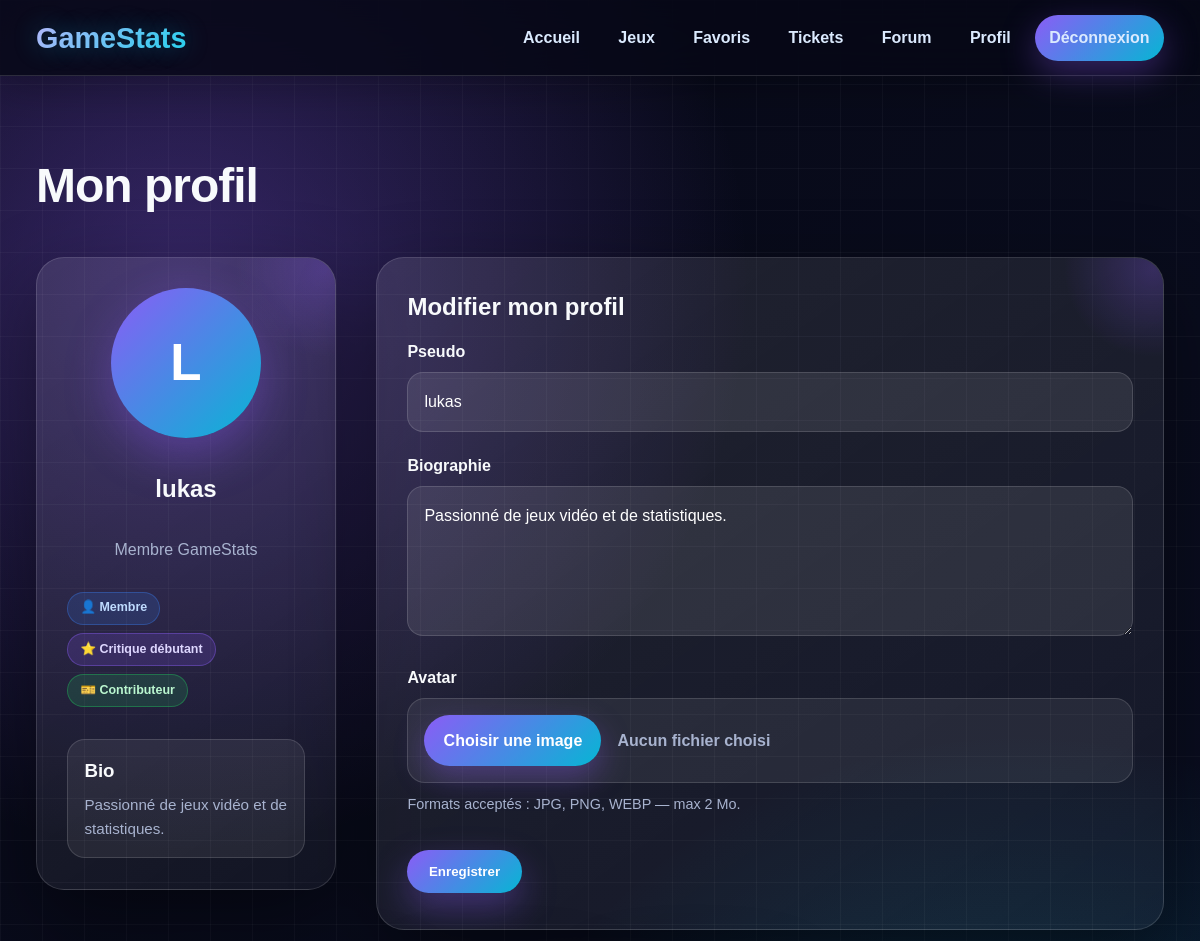
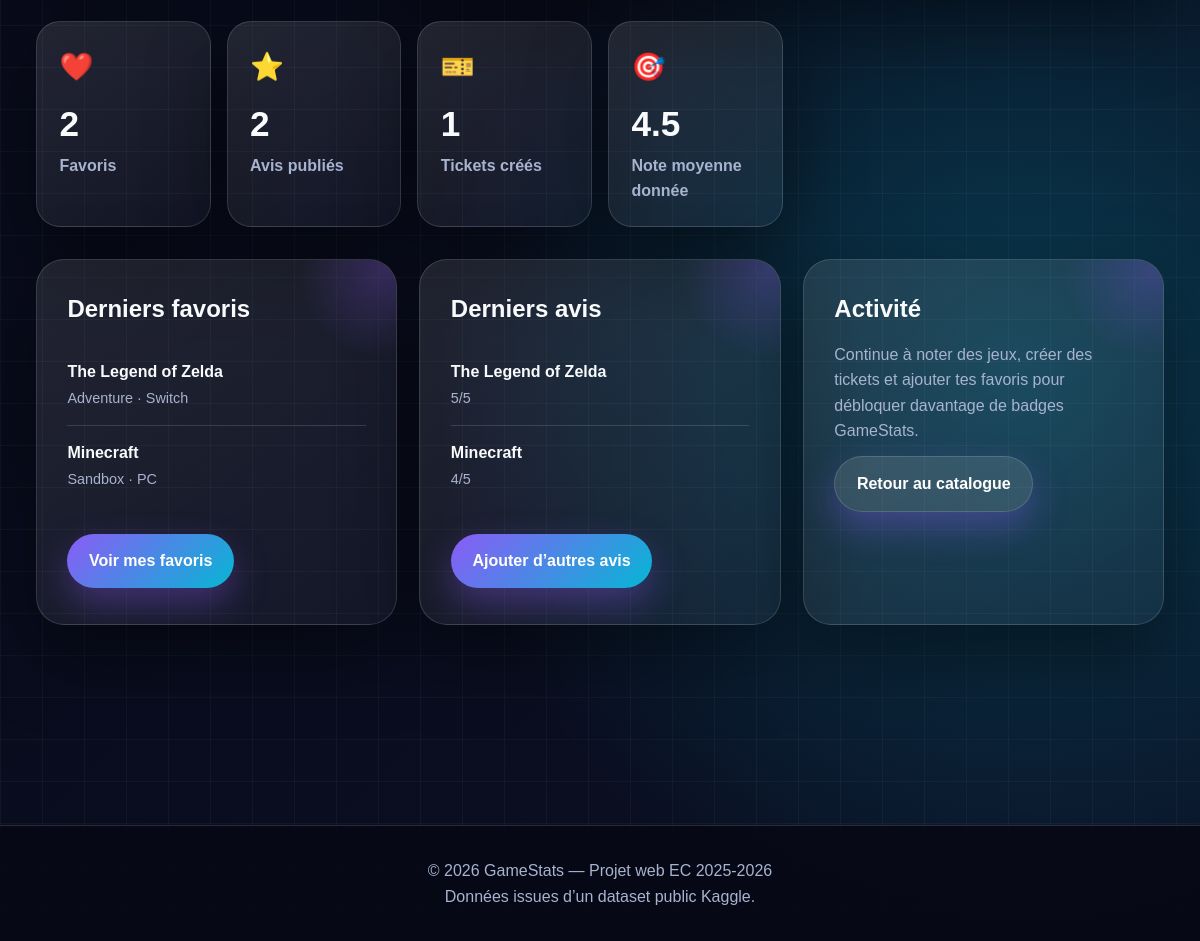
The app's page /profile.php (signed in) with its own data (2 pictures, top to bottom).
### tables this page shows
CREATE TABLE users (
    id INT AUTO_INCREMENT PRIMARY KEY,
    username VARCHAR(50) NOT NULL UNIQUE,
    email VARCHAR(100) NOT NULL UNIQUE,
    password VARCHAR(255) NOT NULL,
    avatar VARCHAR(255),
    bio TEXT,
    role ENUM('user', 'admin') DEFAULT 'user',
    is_banned TINYINT(1) DEFAULT 0,
    created_at DATETIME DEFAULT CURRENT_TIMESTAMP
);

CREATE TABLE games (
    id INT AUTO_INCREMENT PRIMARY KEY,
    title VARCHAR(150) NOT NULL,
    platform VARCHAR(50),
    genre VARCHAR(50),
    release_year INT,
    publisher VARCHAR(100),
    global_sales DECIMAL(8,2),
    critic_score DECIMAL(4,1),
    user_score DECIMAL(4,1),
    image_url VARCHAR(255)
);

CREATE TABLE reviews (
    id INT AUTO_INCREMENT PRIMARY KEY,
    user_id INT NOT NULL,
    game_id INT NOT NULL,
    rating INT NOT NULL,
    comment TEXT,
    created_at DATETIME DEFAULT CURRENT_TIMESTAMP,
    UNIQUE KEY unique_user_game_review (user_id, game_id),
    FOREIGN KEY (user_id) REFERENCES users(id) ON DELETE CASCADE,
    FOREIGN KEY (game_id) REFERENCES games(id) ON DELETE CASCADE
);

### www/includes/badges.php (called while the page is built, shortened)
<?php
function getUserBadges(array $user): array
{
    $badges = [];
    $reviewCount = (int)($user['review_count'] ?? 0);
    $favoriteCount = (int)($user['favorite_count'] ?? 0);
    $ticketCount = (int)($user['ticket_count'] ?? 0);
    $createdAt = $user['created_at'] ?? null;
    if ($createdAt) {
        $createdDate = new DateTime($createdAt);
        $now = new DateTime();
        $accountAgeDays = $createdDate->diff($now)->days;
    }
    $badges[] = [
        'label' => 'Membre',
        'icon' => '👤',
        'class' => 'badge-user'
    ];
    if ($reviewCount >= 1) {
        $badges[] = [
            'label' => 'Critique débutant',
            'icon' => '⭐',
            'class' => 'badge-reviewer'
        ];
    }
    if ($ticketCount >= 1) {
        $badges[] = [
            'label' => 'Contributeur',
            'icon' => '🎫',
            'class' => 'badge-contributor'
        ];
    }
    return $badges;
}

### www/profile.php (the view, shortened to what this page needs)
<?php
require_once 'includes/db.php';
require_once 'includes/badges.php';
$userId = $_SESSION['user']['id'];
$stmt = $pdo->prepare('SELECT * FROM users WHERE id = ?');
$stmt->execute([$userId]);
$user = $stmt->fetch();
$stmt = $pdo->prepare('SELECT COUNT(*) FROM favorites WHERE user_id = ?');
$stmt->execute([$userId]);
$favoriteCount = (int)$stmt->fetchColumn();
$stmt = $pdo->prepare('SELECT COUNT(*) FROM reviews WHERE user_id = ?');
$stmt->execute([$userId]);
$reviewCount = (int)$stmt->fetchColumn();
$stmt = $pdo->prepare('SELECT COUNT(*) FROM tickets WHERE user_id = ?');
$stmt->execute([$userId]);
$ticketCount = (int)$stmt->fetchColumn();
$stmt = $pdo->prepare('SELECT AVG(rating) FROM reviews WHERE user_id = ?');
$stmt->execute([$userId]);
$averageGivenRating = $stmt->fetchColumn();
$averageGivenRating = $averageGivenRating ? round($averageGivenRating, 1) : null;
$userForBadges = $user;
$userForBadges['review_count'] = $reviewCount;
$userForBadges['favorite_count'] = $favoriteCount;
$userForBadges['ticket_count'] = $ticketCount;
$userBadges = getUserBadges($userForBadges);
$stmt = $pdo->prepare(
    'SELECT games.*
     FROM favorites
     INNER JOIN games ON favorites.game_id = games.id
     WHERE favorites.user_id = ?
     ORDER BY favorites.created_at DESC
     LIMIT 3'
);
$stmt->execute([$userId]);
$latestFavorites = $stmt->fetchAll();
$stmt = $pdo->prepare(
    'SELECT reviews.*, games.title, games.id AS game_id
     FROM reviews
     INNER JOIN games ON reviews.game_id = games.id
     WHERE reviews.user_id = ?
     ORDER BY reviews.created_at DESC
     LIMIT 3'
);
$stmt->execute([$userId]);
$latestReviews = $stmt->fetchAll();
include 'includes/header.php';
?>
<section class="section">
    <div class="container">
        <h1 class="section-title">Mon profil</h1>
        <div class="profile-grid">
            <aside class="info-box avatar-box">
                <?php if (!empty($user['avatar'])): ?>
                    <img
                        src="assets/uploads/<?= htmlspecialchars($user['avatar']) ?>"
                        alt="Avatar"
                        class="profile-avatar"
                    >
                <?php else: ?>
                    <div class="avatar-placeholder">
                        <?= htmlspecialchars(strtoupper(substr($user['username'], 0, 1))) ?>
                    </div>
                <?php endif; ?>
                <h2><?= htmlspecialchars($user['username']) ?></h2>
                <p>Membre GameStats</p>
                <div class="user-badges">
                    <?php foreach ($userBadges as $badge): ?>
                        <span class="user-badge <?= htmlspecialchars($badge['class']) ?>">
                            <?= htmlspecialchars($badge['icon']) ?>
                            <?= htmlspecialchars($badge['label']) ?>
                        </span>
                    <?php endforeach; ?>
                </div>
                <div class="profile-bio-preview">
                    <h3>Bio</h3>
                    <p>
                        <?= !empty($user['bio'])
                            ? nl2br(htmlspecialchars($user['bio']))
                            : 'Aucune biographie renseignée.' ?>
                    </p>
                </div>
            </aside>
            <div class="info-box">
                <h2>Modifier mon profil</h2>
                <form action="profile.php" method="POST" enctype="multipart/form-data">
                    <div class="form-group">
                        <label for="username">Pseudo</label>
                        <input
                            type="text"
                            id="username"
                            name="username"
                            value="<?= htmlspecialchars($user['username']) ?>"
                            required
                        >
                    </div>
                    <div class="form-group">
                        <label for="bio">Biographie</label>
                        <textarea
                            id="bio"
                            name="bio"
                            placeholder="Présente-toi en quelques mots..."
                        ><?= htmlspecialchars($user['bio'] ?? '') ?></textarea>
                    </div>
                    <div class="form-group">
                        <label for="avatar">Avatar</label>
                        <div class="custom-file-upload">
                            <label for="avatar" class="file-button">Choisir une image</label>
                            <span id="fileName" class="file-name">Aucun fichier choisi</span>
                        </div>
                        <p class="form-help">Formats acceptés : JPG, PNG, WEBP — max 2 Mo.</p>
                    </div>
                    <button class="btn" type="submit">Enregistrer</button>
                </form>
            </div>
        </div>
        <div class="dashboard-stats" style="margin-top: 2rem;">
            <article class="stat-card">
                <span>❤️</span>
                <h3><?= htmlspecialchars($favoriteCount) ?></h3>
                <p>Favoris</p>
            </article>
            <article class="stat-card">
                <span>⭐</span>
                <h3><?= htmlspecialchars($reviewCount) ?></h3>
                <p>Avis publiés</p>
            </article>
            <article class="stat-card">
                <span>🎫</span>
                <h3><?= htmlspecialchars($ticketCount) ?></h3>
                <p>Tickets créés</p>
            </article>
            <article class="stat-card">
                <span>🎯</span>
                <h3><?= $averageGivenRating !== null ? htmlspecialchars($averageGivenRating) : '—' ?></h3>
                <p>Note moyenne donnée</p>
            </article>
        </div>
        <div class="dashboard-grid">
            <article class="info-box">
                <h2>Derniers favoris</h2>
                <?php if (empty($latestFavorites)): ?>
                    <p>Aucun favori pour le moment.</p>
                    <a href="games.php" class="btn">Explorer les jeux</a>
                <?php else: ?>
                    <ul class="dashboard-list">
                        <?php foreach ($latestFavorites as $favorite): ?>
                            <li>
                                <strong><?= htmlspecialchars($favorite['title']) ?></strong>
                                <span>
                                    <?= !empty($favorite['genre']) ? htmlspecialchars($favorite['genre']) : 'Genre inconnu' ?>
                                    ·
                                    <?= !empty($favorite['platform']) ? htmlspecialchars($favorite['platform']) : 'Plateforme inconnue' ?>
                                </span>
                            </li>
                        <?php endforeach; ?>
                    </ul>
                    <a href="favorites.php" class="btn">Voir mes favoris</a>
                <?php endif; ?>
            </article>
            <article class="info-box">
                <h2>Derniers avis</h2>
                <?php if (empty($latestReviews)): ?>
                    <p>Tu n’as pas encore publié d’avis.</p>
                    <a href="games.php" class="btn">Découvrir les jeux</a>
                <?php else: ?>
                    <ul class="dashboard-list">
                        <?php foreach ($latestReviews as $review): ?>
                            <li>
                                <strong><?= htmlspecialchars($review['title']) ?></strong>
                                <span><?= htmlspecialchars($review['rating']) ?>/5</span>
                            </li>
                        <?php endforeach; ?>
                    </ul>
                    <a href="games.php" class="btn">Ajouter d’autres avis</a>
                <?php endif; ?>
            </article>
            <article class="info-box">
                <h2>Activité</h2>
                <p>
                    Continue à noter des jeux, créer des tickets et ajouter tes favoris
                    pour débloquer davantage de badges GameStats.
                </p>
                <a href="games.php" class="btn btn-secondary">Retour au catalogue</a>
            </article>
        </div>
    </div>
</section>
<?php include 'includes/footer.php'; ?>

### records on screen
users: username "L", username "lukas", bio "Passionné de jeux vidéo et de statistiques.", id "2"
games: title "The Legend of Zelda", genre "Adventure", platform "Switch"
games: title "Minecraft", genre "Sandbox", platform "PC"
reviews: game.title "The Legend of Zelda", rating "5"
reviews: game.title "Minecraft", rating "4"

### other values on screen
$badge['icon'] "👤"
$badge['label'] "Membre"
$badge['icon'] "⭐"
$badge['label'] "Critique débutant"
$badge['icon'] "🎫"
$badge['label'] "Contributeur"
$ticketCount "1"
$averageGivenRating "4.5"
